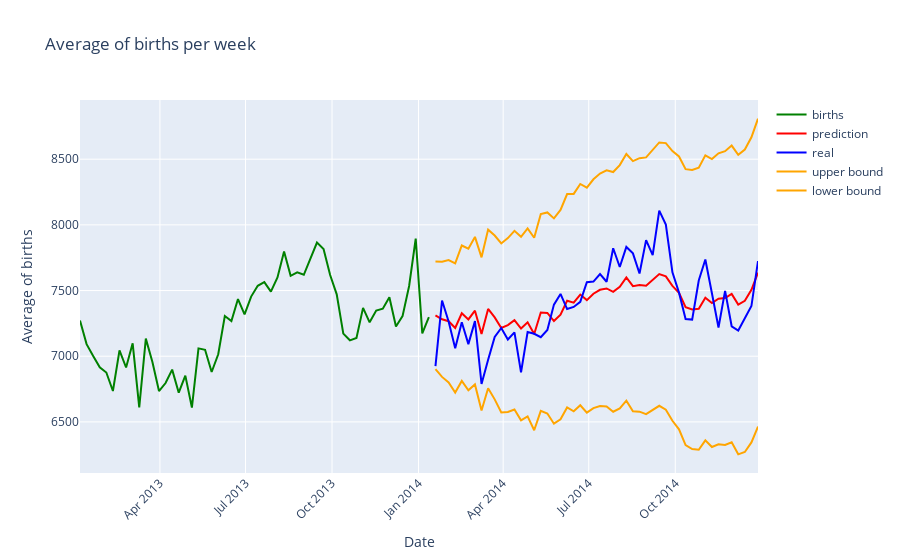

Notebook cell for this chart:
### Code cell
#graficar prediccion usando plotly


fig = go.Figure()

fig.add_trace(go.Scatter(x=birthdays_weekly_recent_plot.index, y=birthdays_weekly_recent_plot, mode='lines', name='births', line=dict(color='green')))
fig.add_trace(go.Scatter(x=test_y.index, y=results_df['prediction'], mode='lines', name='prediction', line=dict(color='red')))
fig.add_trace(go.Scatter(x=test_y.index, y=test_y, mode='lines', name='real', line=dict(color='blue')))

fig.add_trace(go.Scatter(x=test_y.index, y=conf_int_df['upper'], mode='lines', name='upper bound', line=dict(color='orange')))
fig.add_trace(go.Scatter(x=test_y.index, y=conf_int_df['lower'], mode='lines', name='lower bound', line=dict(color='orange')))

fig.update_layout(title='Average of births per week', xaxis_title='Date', yaxis_title='Average of births', xaxis_tickangle=-45)

fig.show()
